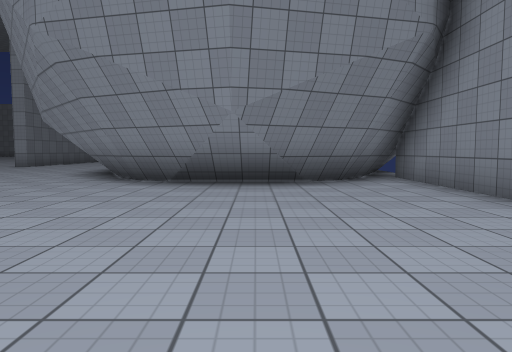
view 1 (above)

24 first-person views from a walk through a Unity game level. The camera is 1.2 m above the floor, tilts 4° down and sees 70° across. The floor is counted in squares, 2 m on a side. Each view is taken from the middle of a square. On the plan, view 1 faces up. The plan holds only what a view shows up to about 10 squares ahead; the rest is blank. The place goes on beyond the plan. The player character is not drawn. Surface patterns are stand-ins for the level's own textures.

view 2
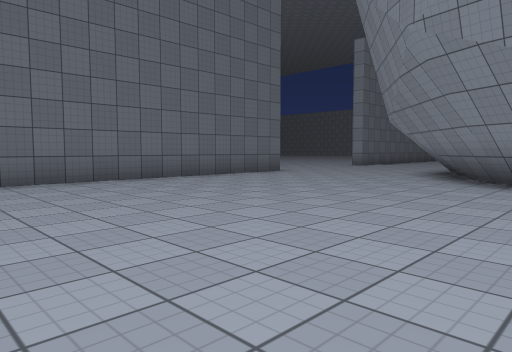

view 3
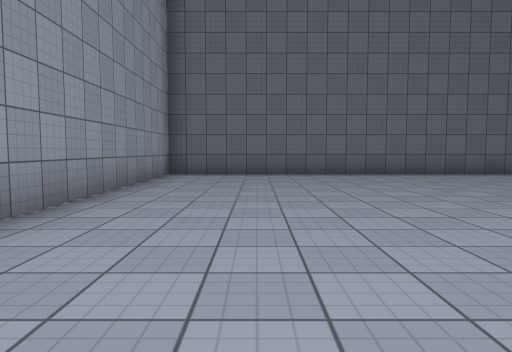

view 4
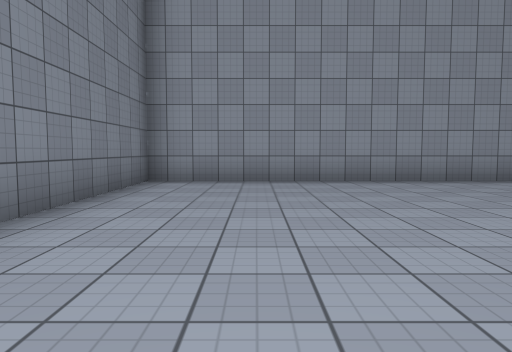

view 5
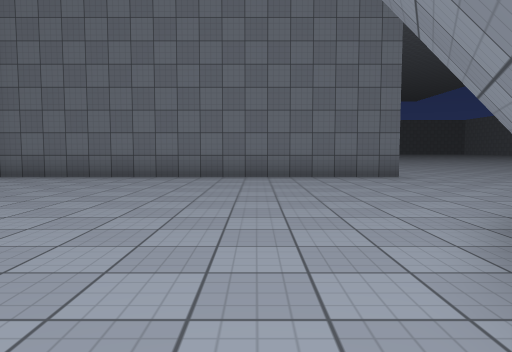

view 6
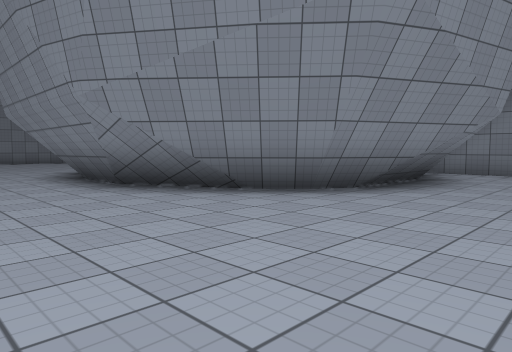

view 7
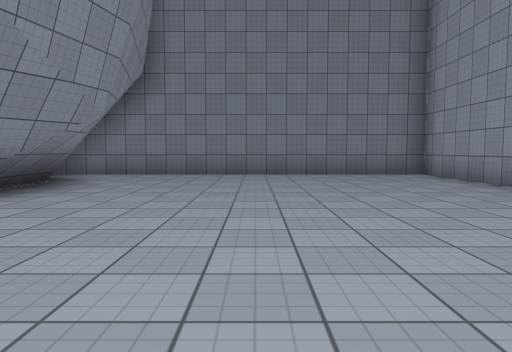

view 8
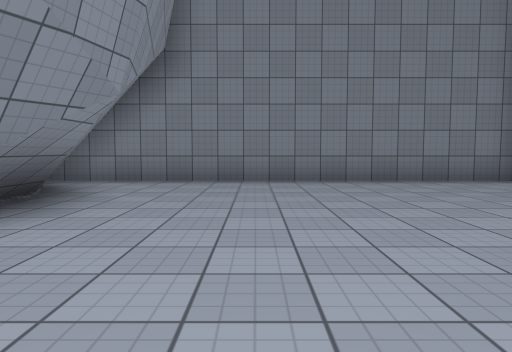

view 9
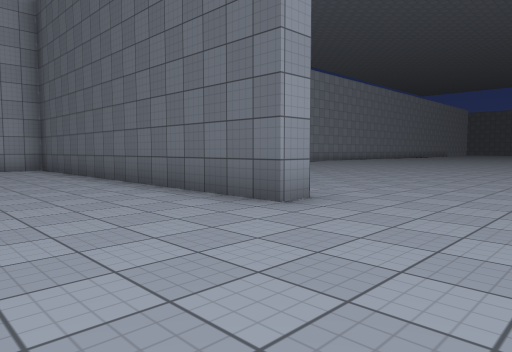

view 10
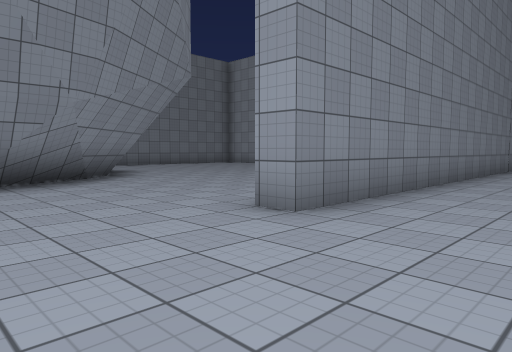

view 11
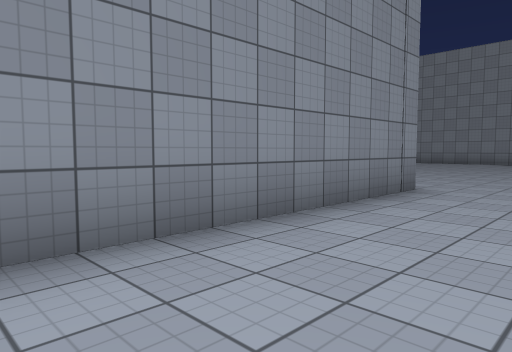

view 12
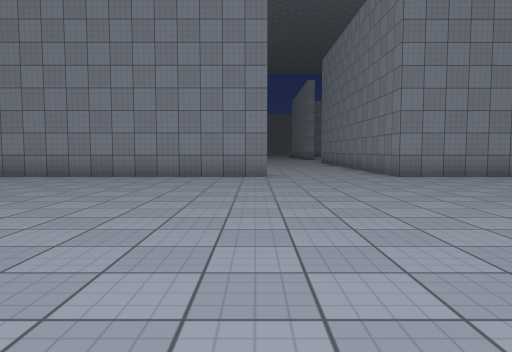

view 13
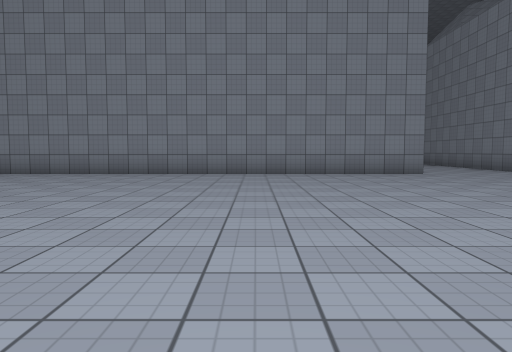

view 14
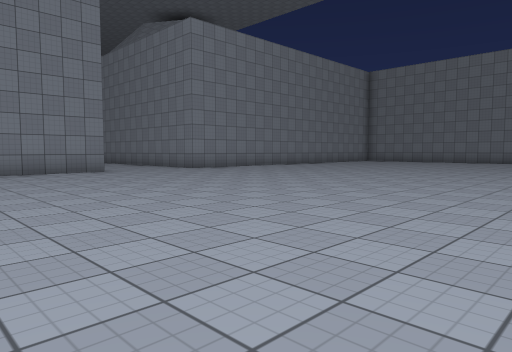

view 15
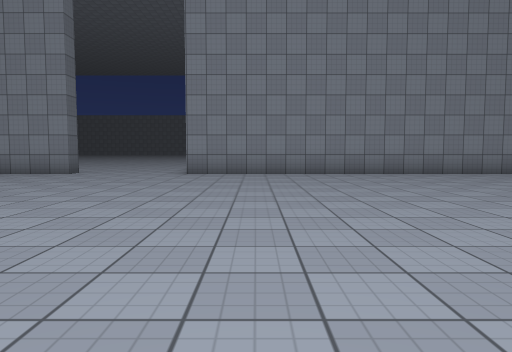

view 16
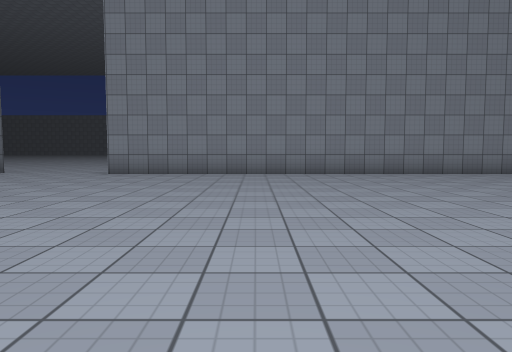

view 17
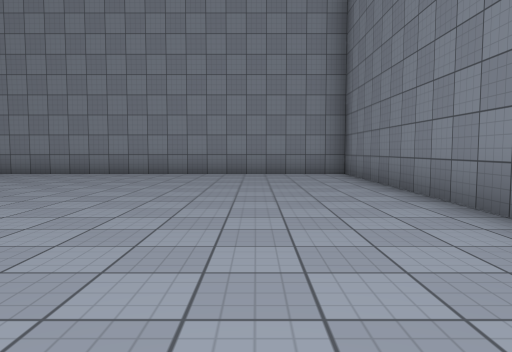

view 18
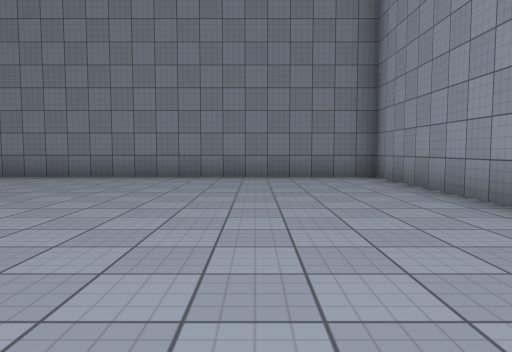

view 19
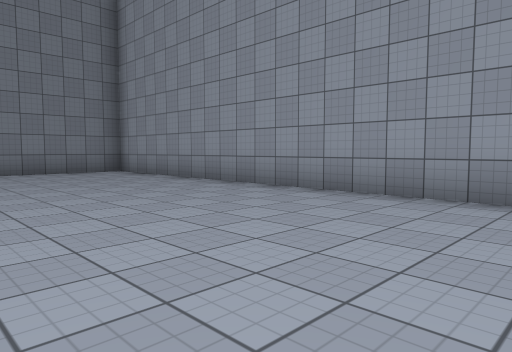

view 20
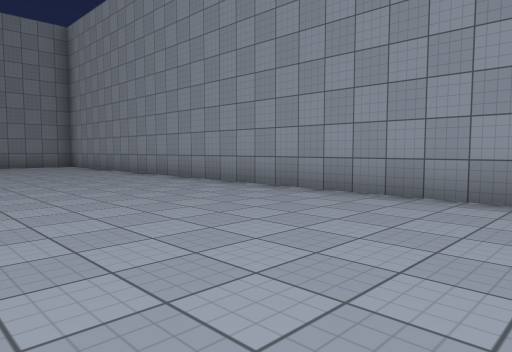

view 21
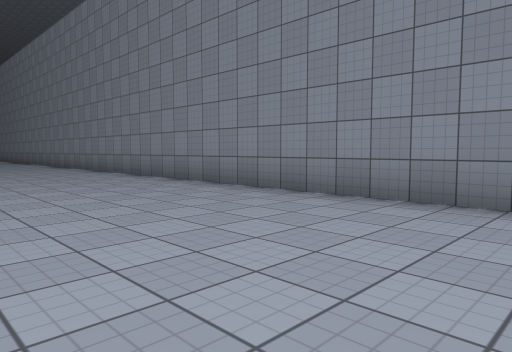

view 22
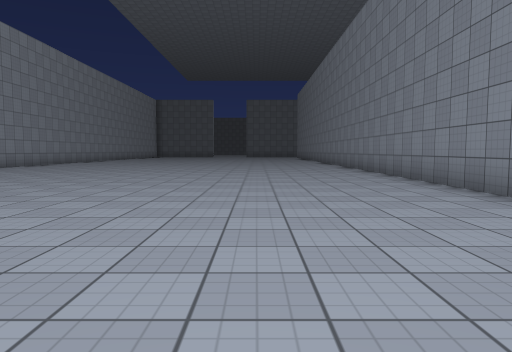

view 23
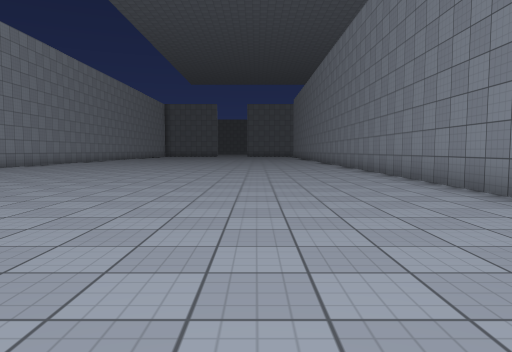

view 24
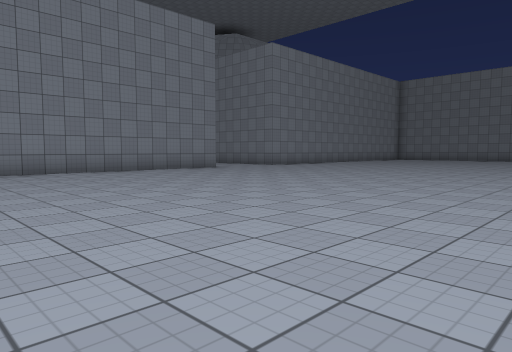

### Floor plan
Points are (right, up) in squares from view 1. A wall is a line through its corners. A room is listed if a view was taken in it or the views show most of it. See-through windows are left out.
Room 1 (views 1, 2, 3, 4, 5, 6, 7, 8, 9)
walls: (-0.9, 6.1) (-2.6, 7) (-4.1, 8.6); (-0.6, 5.8) (-2.7, 6.8) (-4.4, 8.8); (-4.8, 9.5) (-4.8, 11.5); (-4.5, 9.8) (-4.5, 11.5); (-8.8, 8.2) (-8.2, 8.2) (-8.2, -1.2) (3.1, -1.2) (3.1, 8.1) (2, 6.8) (-0.1, 5.8); (3.1, 8.4) (1.9, 6.9) (0.2, 6.1)
low walls: (-1.2, 6.5) (-2.5, 7.1) (-3.7, 8.4); (-1.5, 6.9) (-2.4, 7.3) (-3.2, 8.2); (-4.3, 10.1) (-4.3, 11.5); (2.7, 8.3) (1.7, 7.1) (0.5, 6.6)
ways out: opening at (-8, 10) to room 2
Room 2 (views 10, 11)
walls: (-11.7, -1.1) (-11.7, -1.7); (-8.8, -0.5) (-8.8, 8.2)
ways out: opening at (-8, 10) to room 1; opening at (-10, -1.3) to room 3
Room 3 (views 12, 13, 14, 15, 16, 17, 18, 19, 20, 21, 22, 23, 24)
walls: (-11.7, -1.7) (-31.1, -1.7); (-10.2, -13.7) (3.1, -13.7) (3.1, -1.7) (-8.8, -1.7) (-8.8, -0.5)
ways out: opening at (-10, -1.3) to room 2

Positions as (right, up) in squares from view 1, and headings:
1: (0, 0), facing up
2: (-1, 0), facing up-left
3: (1, 1), facing left
4: (1, 6), facing down
5: (0, 5), facing left
6: (-7, 4), facing up-right
7: (-6, 3), facing right
8: (-4, 4), facing right
9: (-5, 11), facing down-left
10: (-11, 11), facing down-right
11: (-11, 4), facing down-right
12: (-12, -10), facing up
13: (-16, -11), facing up
14: (-16, -12), facing up-right
15: (-7, -11), facing up
16: (-5, -11), facing up
17: (1, -11), facing up
18: (-5, -11), facing right
19: (-7, -9), facing down-right
20: (-11, -9), facing down-right
21: (-19, -6), facing up-left
22: (-21, -5), facing left
23: (-18, -5), facing left
24: (-20, -12), facing up-right
